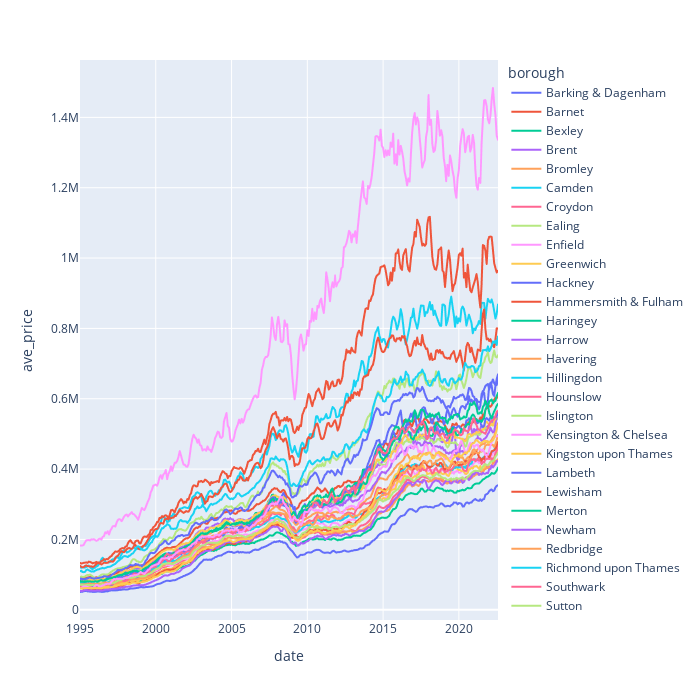

Notebook code for this chart:
### Code cell
# Not easy to tell which line corresponds to which borough in previous static charts when there're too many lines or line colors repeats. Try plotly for an interactive chart
import plotly.express as px
fig = px.line(properties_long_32_boroughs_sort, x='date', y='ave_price', color='borough', width=700, height=700)
fig.show()

# From this figure it seems like 'Kensington & Chelsea' borough had the fastest price increasing speed (slope) during the past two decades.

### Figure 1 — Plotly figure (JSON) as saved in the notebook; plotly's stock layout.template omitted (floating-point values rounded to 4 significant figures; data arrays with more than 128 entries replaced by an {"elided": "..."} marker saying what was removed)
{"data": [{"hovertemplate": "borough=Barking & Dagenham<br>date=%{x}<br>ave_price=%{y}<extra></extra>", "legendgroup": "Barking & Dagenham", "line": {"color": "#636efa", "dash": "solid"}, "marker": {"symbol": "circle"}, "mode": "lines", "name": "Barking & Dagenham", "showlegend": true, "type": "scattergl", "x": {"elided": "332 str values"}, "xaxis": "x", "y": {"elided": "332 float values"}, "yaxis": "y"}, {"hovertemplate": "borough=Barnet<br>date=%{x}<br>ave_price=%{y}<extra></extra>", "legendgroup": "Barnet", "line": {"color": "#EF553B", "dash": "solid"}, "marker": {"symbol": "circle"}, "mode": "lines", "name": "Barnet", "showlegend": true, "type": "scattergl", "x": {"elided": "332 str values"}, "xaxis": "x", "y": {"elided": "332 float values"}, "yaxis": "y"}, {"hovertemplate": "borough=Bexley<br>date=%{x}<br>ave_price=%{y}<extra></extra>", "legendgroup": "Bexley", "line": {"color": "#00cc96", "dash": "solid"}, "marker": {"symbol": "circle"}, "mode": "lines", "name": "Bexley", "showlegend": true, "type": "scattergl", "x": {"elided": "332 str values"}, "xaxis": "x", "y": {"elided": "332 float values"}, "yaxis": "y"}, {"hovertemplate": "borough=Brent<br>date=%{x}<br>ave_price=%{y}<extra></extra>", "legendgroup": "Brent", "line": {"color": "#ab63fa", "dash": "solid"}, "marker": {"symbol": "circle"}, "mode": "lines", "name": "Brent", "showlegend": true, "type": "scattergl", "x": {"elided": "332 str values"}, "xaxis": "x", "y": {"elided": "332 float values"}, "yaxis": "y"}, {"hovertemplate": "borough=Bromley<br>date=%{x}<br>ave_price=%{y}<extra></extra>", "legendgroup": "Bromley", "line": {"color": "#FFA15A", "dash": "solid"}, "marker": {"symbol": "circle"}, "mode": "lines", "name": "Bromley", "showlegend": true, "type": "scattergl", "x": {"elided": "332 str values"}, "xaxis": "x", "y": {"elided": "332 float values"}, "yaxis": "y"}, {"hovertemplate": "borough=Camden<br>date=%{x}<br>ave_price=%{y}<extra></extra>", "legendgroup": "Camden", "line": {"color": "#19d3f3", "dash": "solid"}, "marker": {"symbol": "circle"}, "mode": "lines", "name": "Camden", "showlegend": true, "type": "scattergl", "x": {"elided": "332 str values"}, "xaxis": "x", "y": {"elided": "332 float values"}, "yaxis": "y"}, {"hovertemplate": "borough=Croydon<br>date=%{x}<br>ave_price=%{y}<extra></extra>", "legendgroup": "Croydon", "line": {"color": "#FF6692", "dash": "solid"}, "marker": {"symbol": "circle"}, "mode": "lines", "name": "Croydon", "showlegend": true, "type": "scattergl", "x": {"elided": "332 str values"}, "xaxis": "x", "y": {"elided": "332 float values"}, "yaxis": "y"}, {"hovertemplate": "borough=Ealing<br>date=%{x}<br>ave_price=%{y}<extra></extra>", "legendgroup": "Ealing", "line": {"color": "#B6E880", "dash": "solid"}, "marker": {"symbol": "circle"}, "mode": "lines", "name": "Ealing", "showlegend": true, "type": "scattergl", "x": {"elided": "332 str values"}, "xaxis": "x", "y": {"elided": "332 float values"}, "yaxis": "y"}, {"hovertemplate": "borough=Enfield<br>date=%{x}<br>ave_price=%{y}<extra></extra>", "legendgroup": "Enfield", "line": {"color": "#FF97FF", "dash": "solid"}, "marker": {"symbol": "circle"}, "mode": "lines", "name": "Enfield", "showlegend": true, "type": "scattergl", "x": {"elided": "332 str values"}, "xaxis": "x", "y": {"elided": "332 float values"}, "yaxis": "y"}, {"hovertemplate": "borough=Greenwich<br>date=%{x}<br>ave_price=%{y}<extra></extra>", "legendgroup": "Greenwich", "line": {"color": "#FECB52", "dash": "solid"}, "marker": {"symbol": "circle"}, "mode": "lines", "name": "Greenwich", "showlegend": true, "type": "scattergl", "x": {"elided": "332 str values"}, "xaxis": "x", "y": {"elided": "332 float values"}, "yaxis": "y"}, {"hovertemplate": "borough=Hackney<br>date=%{x}<br>ave_price=%{y}<extra></extra>", "legendgroup": "Hackney", "line": {"color": "#636efa", "dash": "solid"}, "marker": {"symbol": "circle"}, "mode": "lines", "name": "Hackney", "showlegend": true, "type": "scattergl", "x": {"elided": "332 str values"}, "xaxis": "x", "y": {"elided": "332 float values"}, "yaxis": "y"}, {"hovertemplate": "borough=Hammersmith & Fulham<br>date=%{x}<br>ave_price=%{y}<extra></extra>", "legendgroup": "Hammersmith & Fulham", "line": {"color": "#EF553B", "dash": "solid"}, "marker": {"symbol": "circle"}, "mode": "lines", "name": "Hammersmith & Fulham", "showlegend": true, "type": "scattergl", "x": {"elided": "332 str values"}, "xaxis": "x", "y": {"elided": "332 float values"}, "yaxis": "y"}, {"hovertemplate": "borough=Haringey<br>date=%{x}<br>ave_price=%{y}<extra></extra>", "legendgroup": "Haringey", "line": {"color": "#00cc96", "dash": "solid"}, "marker": {"symbol": "circle"}, "mode": "lines", "name": "Haringey", "showlegend": true, "type": "scattergl", "x": {"elided": "332 str values"}, "xaxis": "x", "y": {"elided": "332 float values"}, "yaxis": "y"}, {"hovertemplate": "borough=Harrow<br>date=%{x}<br>ave_price=%{y}<extra></extra>", "legendgroup": "Harrow", "line": {"color": "#ab63fa", "dash": "solid"}, "marker": {"symbol": "circle"}, "mode": "lines", "name": "Harrow", "showlegend": true, "type": "scattergl", "x": {"elided": "332 str values"}, "xaxis": "x", "y": {"elided": "332 float values"}, "yaxis": "y"}, {"hovertemplate": "borough=Havering<br>date=%{x}<br>ave_price=%{y}<extra></extra>", "legendgroup": "Havering", "line": {"color": "#FFA15A", "dash": "solid"}, "marker": {"symbol": "circle"}, "mode": "lines", "name": "Havering", "showlegend": true, "type": "scattergl", "x": {"elided": "332 str values"}, "xaxis": "x", "y": {"elided": "332 float values"}, "yaxis": "y"}, {"hovertemplate": "borough=Hillingdon<br>date=%{x}<br>ave_price=%{y}<extra></extra>", "legendgroup": "Hillingdon", "line": {"color": "#19d3f3", "dash": "solid"}, "marker": {"symbol": "circle"}, "mode": "lines", "name": "Hillingdon", "showlegend": true, "type": "scattergl", "x": {"elided": "332 str values"}, "xaxis": "x", "y": {"elided": "332 float values"}, "yaxis": "y"}, {"hovertemplate": "borough=Hounslow<br>date=%{x}<br>ave_price=%{y}<extra></extra>", "legendgroup": "Hounslow", "line": {"color": "#FF6692", "dash": "solid"}, "marker": {"symbol": "circle"}, "mode": "lines", "name": "Hounslow", "showlegend": true, "type": "scattergl", "x": {"elided": "332 str values"}, "xaxis": "x", "y": {"elided": "332 float values"}, "yaxis": "y"}, {"hovertemplate": "borough=Islington<br>date=%{x}<br>ave_price=%{y}<extra></extra>", "legendgroup": "Islington", "line": {"color": "#B6E880", "dash": "solid"}, "marker": {"symbol": "circle"}, "mode": "lines", "name": "Islington", "showlegend": true, "type": "scattergl", "x": {"elided": "332 str values"}, "xaxis": "x", "y": {"elided": "332 float values"}, "yaxis": "y"}, {"hovertemplate": "borough=Kensington & Chelsea<br>date=%{x}<br>ave_price=%{y}<extra></extra>", "legendgroup": "Kensington & Chelsea", "line": {"color": "#FF97FF", "dash": "solid"}, "marker": {"symbol": "circle"}, "mode": "lines", "name": "Kensington & Chelsea", "showlegend": true, "type": "scattergl", "x": {"elided": "332 str values"}, "xaxis": "x", "y": {"elided": "332 float values"}, "yaxis": "y"}, {"hovertemplate": "borough=Kingston upon Thames<br>date=%{x}<br>ave_price=%{y}<extra></extra>", "legendgroup": "Kingston upon Thames", "line": {"color": "#FECB52", "dash": "solid"}, "marker": {"symbol": "circle"}, "mode": "lines", "name": "Kingston upon Thames", "showlegend": true, "type": "scattergl", "x": {"elided": "332 str values"}, "xaxis": "x", "y": {"elided": "332 float values"}, "yaxis": "y"}, {"hovertemplate": "borough=Lambeth<br>date=%{x}<br>ave_price=%{y}<extra></extra>", "legendgroup": "Lambeth", "line": {"color": "#636efa", "dash": "solid"}, "marker": {"symbol": "circle"}, "mode": "lines", "name": "Lambeth", "showlegend": true, "type": "scattergl", "x": {"elided": "332 str values"}, "xaxis": "x", "y": {"elided": "332 float values"}, "yaxis": "y"}, {"hovertemplate": "borough=Lewisham<br>date=%{x}<br>ave_price=%{y}<extra></extra>", "legendgroup": "Lewisham", "line": {"color": "#EF553B", "dash": "solid"}, "marker": {"symbol": "circle"}, "mode": "lines", "name": "Lewisham", "showlegend": true, "type": "scattergl", "x": {"elided": "332 str values"}, "xaxis": "x", "y": {"elided": "332 float values"}, "yaxis": "y"}, {"hovertemplate": "borough=Merton<br>date=%{x}<br>ave_price=%{y}<extra></extra>", "legendgroup": "Merton", "line": {"color": "#00cc96", "dash": "solid"}, "marker": {"symbol": "circle"}, "mode": "lines", "name": "Merton", "showlegend": true, "type": "scattergl", "x": {"elided": "332 str values"}, "xaxis": "x", "y": {"elided": "332 float values"}, "yaxis": "y"}, {"hovertemplate": "borough=Newham<br>date=%{x}<br>ave_price=%{y}<extra></extra>", "legendgroup": "Newham", "line": {"color": "#ab63fa", "dash": "solid"}, "marker": {"symbol": "circle"}, "mode": "lines", "name": "Newham", "showlegend": true, "type": "scattergl", "x": {"elided": "332 str values"}, "xaxis": "x", "y": {"elided": "332 float values"}, "yaxis": "y"}, {"hovertemplate": "borough=Redbridge<br>date=%{x}<br>ave_price=%{y}<extra></extra>", "legendgroup": "Redbridge", "line": {"color": "#FFA15A", "dash": "solid"}, "marker": {"symbol": "circle"}, "mode": "lines", "name": "Redbridge", "showlegend": true, "type": "scattergl", "x": {"elided": "332 str values"}, "xaxis": "x", "y": {"elided": "332 float values"}, "yaxis": "y"}, {"hovertemplate": "borough=Richmond upon Thames<br>date=%{x}<br>ave_price=%{y}<extra></extra>", "legendgroup": "Richmond upon Thames", "line": {"color": "#19d3f3", "dash": "solid"}, "marker": {"symbol": "circle"}, "mode": "lines", "name": "Richmond upon Thames", "showlegend": true, "type": "scattergl", "x": {"elided": "332 str values"}, "xaxis": "x", "y": {"elided": "332 float values"}, "yaxis": "y"}, {"hovertemplate": "borough=Southwark<br>date=%{x}<br>ave_price=%{y}<extra></extra>", "legendgroup": "Southwark", "line": {"color": "#FF6692", "dash": "solid"}, "marker": {"symbol": "circle"}, "mode": "lines", "name": "Southwark", "showlegend": true, "type": "scattergl", "x": {"elided": "332 str values"}, "xaxis": "x", "y": {"elided": "332 float values"}, "yaxis": "y"}, {"hovertemplate": "borough=Sutton<br>date=%{x}<br>ave_price=%{y}<extra></extra>", "legendgroup": "Sutton", "line": {"color": "#B6E880", "dash": "solid"}, "marker": {"symbol": "circle"}, "mode": "lines", "name": "Sutton", "showlegend": true, "type": "scattergl", "x": {"elided": "332 str values"}, "xaxis": "x", "y": {"elided": "332 float values"}, "yaxis": "y"}, {"hovertemplate": "borough=Tower Hamlets<br>date=%{x}<br>ave_price=%{y}<extra></extra>", "legendgroup": "Tower Hamlets", "line": {"color": "#FF97FF", "dash": "solid"}, "marker": {"symbol": "circle"}, "mode": "lines", "name": "Tower Hamlets", "showlegend": true, "type": "scattergl", "x": {"elided": "332 str values"}, "xaxis": "x", "y": {"elided": "332 float values"}, "yaxis": "y"}, {"hovertemplate": "borough=Waltham Forest<br>date=%{x}<br>ave_price=%{y}<extra></extra>", "legendgroup": "Waltham Forest", "line": {"color": "#FECB52", "dash": "solid"}, "marker": {"symbol": "circle"}, "mode": "lines", "name": "Waltham Forest", "showlegend": true, "type": "scattergl", "x": {"elided": "332 str values"}, "xaxis": "x", "y": {"elided": "332 float values"}, "yaxis": "y"}, {"hovertemplate": "borough=Wandsworth<br>date=%{x}<br>ave_price=%{y}<extra></extra>", "legendgroup": "Wandsworth", "line": {"color": "#636efa", "dash": "solid"}, "marker": {"symbol": "circle"}, "mode": "lines", "name": "Wandsworth", "showlegend": true, "type": "scattergl", "x": {"elided": "332 str values"}, "xaxis": "x", "y": {"elided": "332 float values"}, "yaxis": "y"}, {"hovertemplate": "borough=Westminster<br>date=%{x}<br>ave_price=%{y}<extra></extra>", "legendgroup": "Westminster", "line": {"color": "#EF553B", "dash": "solid"}, "marker": {"symbol": "circle"}, "mode": "lines", "name": "Westminster", "showlegend": true, "type": "scattergl", "x": {"elided": "332 str values"}, "xaxis": "x", "y": {"elided": "332 float values"}, "yaxis": "y"}], "layout": {"height": 700, "legend": {"title": {"text": "borough"}, "tracegroupgap": 0}, "margin": {"t": 60}, "width": 700, "xaxis": {"anchor": "y", "domain": [0, 1], "title": {"text": "date"}}, "yaxis": {"anchor": "x", "domain": [0, 1], "title": {"text": "ave_price"}}}}
